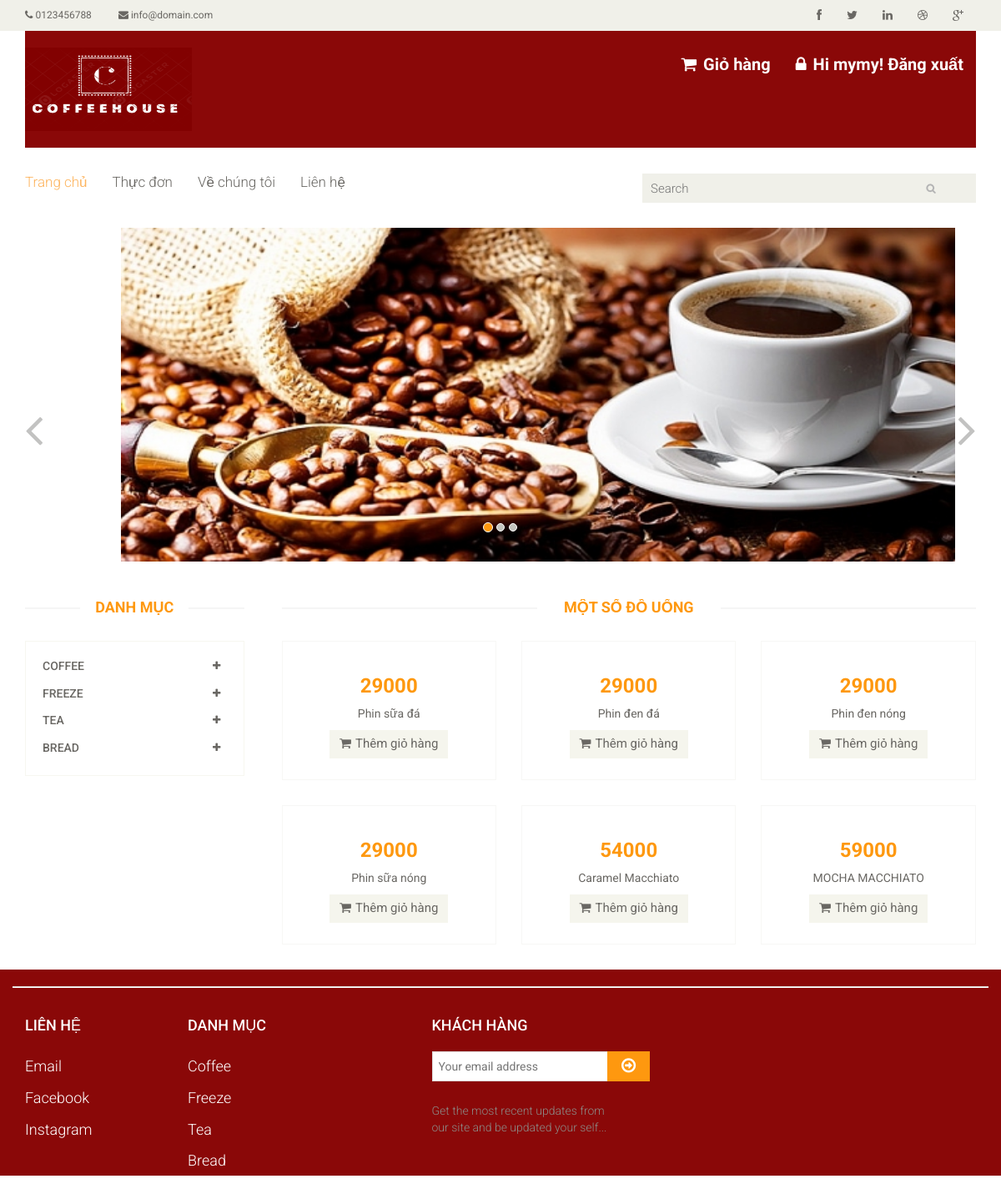
The app's page / (signed in) with its own data.
### home/models.py (models this page shows)
class Category(models.Model):
    title = models.CharField(max_length=100,default='')
    description = models.TextField(default='')
    active = models.BooleanField(default=True)

class Product(models.Model):
    title = models.CharField(max_length=255,default='')
    description = models.TextField(default='')
    category = models.ForeignKey(Category,on_delete=models.CASCADE)
    product_img = models.CharField(max_length=255,default='')
    price = models.IntegerField(default=0)
    active = models.BooleanField(default=True)

### home/views.py (the view)
# urls.py: path('', IndexView.as_view(), name='home'),
class IndexView(TemplateView):
    template_name = "index.html"
    def get_context_data(self, **kwargs):
        categories = Category.objects.all()
        product = Product.objects.all()[:6]
        context = {
            'categorys': categories,
            'products' : product,
        }
        return context

### home/templates/index.html (shortened to what this page needs)
{% extends 'base.html' %}
{% load static %}
{% block content %}
{% if user.is_authenticated %}
	<section id="slider">
		<div class="container">
			<div class="row">
				<div class="col-sm-12">
				<div id="slider-carousel" class="carousel slide" data-ride="carousel">
						<ol class="carousel-indicators">
							<li data-target="#slider-carousel" data-slide-to="0" class="active"></li>
							<li data-target="#slider-carousel" data-slide-to="1"></li>
							<li data-target="#slider-carousel" data-slide-to="2"></li>
						</ol>
						<div class="carousel-inner">
							<div class="item active">
								<div class="col-sm-12">
									<img src="{% static 'images/home/cafe1.jpg' %}" class="girl img-responsive" alt="" style="height:400px;width:1000px" />
								</div>
							</div>
						</div>
						<a href="#slider-carousel" class="left control-carousel hidden-xs" data-slide="prev">
							<i class="fa fa-angle-left"></i>
						</a>
						<a href="#slider-carousel" class="right control-carousel hidden-xs" data-slide="next">
							<i class="fa fa-angle-right"></i>
						</a>
					</div>
				</div>
			</div>
		</div>
	</section>
	<section>
		<div class="container">
			<div class="row">
				<div class="col-sm-3">
					<div class="left-sidebar">
						<h2>Danh mục</h2>
						<div class="panel-group category-products" id="accordian">
							{% for item in categorys %}
                            <div class="panel panel-default">
								<div class="panel-heading">
									<h4 class="panel-title">
										<a data-toggle="collapse" data-parent="#accordian" href="{{ item.id }}">
											<span class="badge pull-right"><i class="fa fa-plus"></i></span>
											{{ item.title }}
										</a>
									</h4>
								</div>
							</div>
                            {% endfor %}
						</div>
					</div>
				</div>
				<div class="col-sm-9 padding-right">
					<div class="features_items">
						<h2 class="title text-center">Một số đồ uống</h2>
                        {% for item in products %}
                            <div class="col-sm-4">
							<div class="product-image-wrapper">
								<div class="single-products">
										<div class="productinfo text-center">
											<h2>{{ item.price }}</h2>
											<a href="{% url 'home:detail' item.pk %}">
                                                <p>{{ item.title }}</p>
                                            </a>
											<a class="btn btn-default add-to-cart"><i class="fa fa-shopping-cart"></i>Thêm giỏ hàng</a>
										</div>
								</div>
							</div>
						</div>
                        {% endfor %}
					</div>
				</div>
			</div>
		</div>
	</section>
{% endif %}
{% endblock %}

### home/templates/base.html (shortened to what this page needs)
{% load static %}
<!DOCTYPE html>
<html lang="en">
<head>
    <link href="{% static 'css/bootstrap.min.css' %}" rel="stylesheet">
    <link href="{% static 'css/font-awesome.min.css' %}" rel="stylesheet">
    <link href="{% static 'css/prettyPhoto.css' %}" rel="stylesheet">
    <link href="{% static 'css/price-range.css' %}" rel="stylesheet">
    <link href="{% static 'css/animate.css' %}" rel="stylesheet">
	<link href="{% static 'css/main.css' %}" rel="stylesheet">
	<link href="{% static 'css/responsive.css' %}" rel="stylesheet">
</head>
<body>
{% block header %}
	<header id="header">
		<div class="header_top">
			<div class="container">
				<div class="row">
					<div class="col-sm-6">
						<div class="contactinfo">
							<ul class="nav nav-pills">
								<li><a href="#"><i class="fa fa-phone"></i> 0123456788</a></li>
								<li><a href="#"><i class="fa fa-envelope"></i> info@domain.com</a></li>
							</ul>
						</div>
					</div>
					<div class="col-sm-6">
						<div class="social-icons pull-right">
							<ul class="nav navbar-nav">
								<li><a href="#"><i class="fa fa-facebook"></i></a></li>
								<li><a href="#"><i class="fa fa-twitter"></i></a></li>
								<li><a href="#"><i class="fa fa-linkedin"></i></a></li>
								<li><a href="#"><i class="fa fa-dribbble"></i></a></li>
								<li><a href="#"><i class="fa fa-google-plus"></i></a></li>
							</ul>
						</div>
					</div>
				</div>
			</div>
		</div>
		<div class="header-middle">
			<div class="container">
				<div class="row" style="background-color: #8A0808 !important;" >
					<div class="col-sm-4">
						<div class="logo pull-left">
							<a href="index.html"><img src="{% static 'images/home/logo2.png' %}" width="200" height="100" ></a>
						</div>
					</div>
					<div class="col-sm-8">
						<div class="shop-menu pull-right" >
							<ul class="nav navbar-nav" >
								<li><a href="cart.html" style="color: white !important;font-weight: bold;font-size: 20px;background-color: #8A0808 !important;"><i class="fa fa-shopping-cart"></i> Giỏ hàng</a></li>
								{% if user.is_authenticated %}
								<li class="nav-item">
									<a class="nav-link" href="{% url 'home:logout' %}" style="color: white !important;font-weight: bold;font-size: 20px;background-color: #8A0808 !important;"><i class="fa fa-lock"></i>
										{% if user.first_name %}
										Hi {{ user.first_name }}!
										{% else %}
										Hi {{ user.username }}!
										{% endif %}
										Đăng xuất</a>
								</li>
								{% else %}
								<li class="nav-item">
									<a class="nav-link" href="{% url 'home:login' %}">Đăng nhập</a>
								</li>
                				{% endif %}
                                <br>
							</ul>
						</div>
					</div>
				</div>
			</div>
		</div>
		<div class="header-bottom">
			<div class="container">
				<div class="row">
					<div class="col-sm-9">
						<div class="mainmenu pull-left">
							<ul class="nav navbar-nav collapse navbar-collapse">
								<li><a href="index.html" class="active">Trang chủ</a></li>
								<li><a href="{% url 'home:product' %}">Thực đơn</a>
                                </li>
								<li ><a href="{% url 'home:about' %}">Về chúng tôi</a>
                                </li>
								<li><a href="{% url 'home:contact' %}">Liên hệ</a></li>
							</ul>
						</div>
					</div>
					<div class="col-sm-3">
						<div class="search_box pull-right"  >
							<input type="text" placeholder="Search" style="width:400px;  background-position: 340px;font-size:15px"/>
						</div>
					</div>
				</div>
			</div>
		</div>
	</header>
{% endblock %}
{% block content %}
{% endblock %}
{% block footer %}
<footer id="footer"style="background-color: #8A0808 !important;">
		<div class="footer-top">
			<div class="container" >
			</div>
		</div>
		<div class="footer-widget">
			<div class="container" >
				<div class="row" >
					<div class="col-sm-2"  >
						<div class="single-widget" >
							<h2 style="color:white;font-size:18px;">Liên hệ </h2>
							<ul class="nav nav-pills nav-stacked">
								<li ><a href="#" style="color:white;font-size:18px;">Email</a></li>
								<li ><a href="#" style="color:white;font-size:18px;">Facebook</a></li>
								<li ><a href="#" style="color:white;font-size:18px;">Instagram</a></li>
							</ul>
						</div>
					</div>
					<div class="col-sm-2">
						<div class="single-widget">
							<h2 style="color:white;font-size:18px;">Danh mục </h2>
							<ul class="nav nav-pills nav-stacked">
								<li><a href="#" style="color:white;font-size:18px;">Coffee</a></li>
								<li><a href="#" style="color:white;font-size:18px;">Freeze</a></li>
								<li><a href="#" style="color:white;font-size:18px;">Tea</a></li>
								<li><a href="#" style="color:white;font-size:18px;">Bread</a></li>
							</ul>
						</div>
					</div>
					<div class="col-sm-3 col-sm-offset-1">
						<div class="single-widget">
							<h2 style="color:white;font-size:18px;">Khách hàng</h2>
							<form action="#" class="searchform">
								<input type="text" placeholder="Your email address" />
								<button type="submit" class="btn btn-default"><i class="fa fa-arrow-circle-o-right"></i></button>
								<p>Get the most recent updates from <br />our site and be updated your self...</p>
							</form>
						</div>
					</div>
				</div>
			</div>
		</div>
	</footer>
{% endblock %}
</body>
</html>

### records on screen
Category: title "COFFEE"
Category: title "FREEZE"
Category: title "TEA"
Category: title "BREAD"
Product: price "29000", title "Phin sữa đá"
Product: price "29000", title "Phin đen đá"
Product: price "29000", title "Phin đen nóng"
Product: price "29000", title "Phin sữa nóng"
Product: price "54000", title "Caramel Macchiato"
Product: price "59000", title "MOCHA MACCHIATO"

### other values on screen
{{ user.username }} "mymy"
